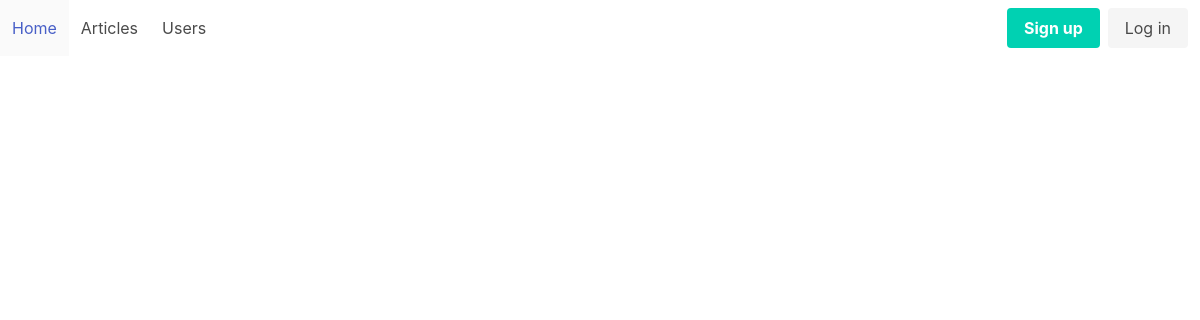
/, run on an earlier commit of the app's database.
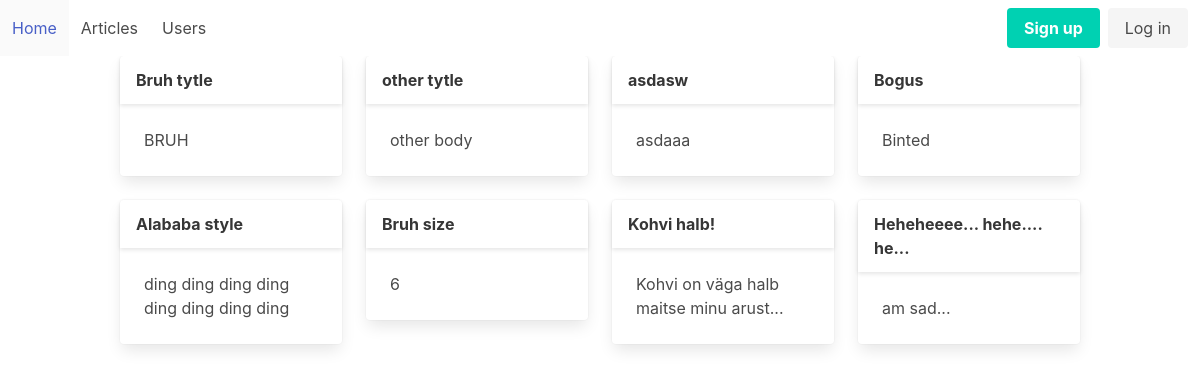
And on a later commit of the database.
### tables this page shows
CREATE TABLE "articles"
(
    id    integer
        primary key autoincrement,
    title text,
    body  text
);

### src/Router.php (called while the page is built, shortened)
<?php
class Router{
    public static $routes = [];
    public $path;
    public $method;
    public function __construct($path, $method){
        $this->path = parse_url($path, PHP_URL_PATH);
        $this->method = $method;
    }
    public function match () {
        foreach(self::$routes as $route){
            if(strtolower($route['path']) === strtolower($this->path) && $this->method === $route['method']){
                return $route;
            }
        }
        return false;
    }
    public static function addRoute($method, $path, $action){
        self::$routes[] = [
            'method' => $method,
            'path' => $path,
            'action' => $action
        ];
    }
}

### helpers.php (called while the page is built, shortened)
<?php
function view($viewName, $vars = []){
    extract($vars);
    include __DIR__ . "/views/$viewName.php";
}
function auth(){
    return User::auth();
}

### src/Controllers/PublicController.php (called while the page is built, shortened)
<?php
class PublicController {
    public function home() {
        $articles = Article::all();
        view('home', compact('articles'));
    }
}

### src/Models/User.php (called while the page is built, shortened)
<?php
class User extends Model{
    public static function auth(){
        return false;
    }
}

### src/DB.php (called while the page is built, shortened)
<?php
class DB {
    private $conn;
    public function __construct()
    {
        try {
            $this->conn = new PDO("sqlite:db.sqlite");
            $this->conn->setAttribute(PDO::ATTR_ERRMODE, PDO::ERRMODE_EXCEPTION);
        } catch(PDOException $e) {
            echo "Connection failed: " . $e->getMessage();
        }
    }
    public function all($table,$class){
        $stmt = $this->conn->prepare("SELECT * FROM  $table");
        $stmt->execute();
        $stmt->setFetchMode(PDO::FETCH_CLASS, $class);
        return $stmt->fetchAll();
    }
}

### src/Models/Model.php (called while the page is built, shortened)
<?php
class Model{
    public static $table;
    public static function all(){
        $db = new DB();
        return $db->all(static::$table, static::class);
    }
}

### views/home.php (the view)
<?php include __DIR__ . '/pars/header.php'; ?>
  <div class="container">
    <div class="columns is-multiline">
      <?php foreach($articles as $article): ?>
      <div class="column is-3">
        <div class="card">
          <header class="card-header">
            <p class="card-header-title">
              <?=$article->title?>
            </p>
          </header>
          <div class="card-content">
            <div class="content">
              <?=$article->body?>
            </div>
          </div>
        </div>
      </div>
      <?php endforeach; ?>
    </div>
  </div>
<?php include __DIR__ . '/pars/footer.php'; ?>

### public/index.php (shortened to what this page needs)
<?php
require __DIR__ . '/../helpers.php';
$router = new Router($_SERVER['REQUEST_URI'], $_SERVER['REQUEST_METHOD']);
$match = $router->match();
if($match){
    if(is_callable($match['action'])){
        call_user_func($match['action']);
    } else if(is_array($match['action'])){
        $controller = new $class();
        $method = $match['action'][1];
        $controller->$method();
    }
} else {
    echo '404';
}

### views/pars/header.php (shortened to what this page needs)
<!DOCTYPE html>
<html lang="en">
<head>
    <link rel="stylesheet" href="https://cdn.jsdelivr.net/npm/bulma@0.9.4/css/bulma.min.css">
</head>
<body>
<?php include __DIR__ . '/nav.php'; ?>

### views/pars/nav.php (shortened to what this page needs)
<nav class="navbar" role="navigation" aria-label="main navigation">
  <div id="navbarBasicExample" class="navbar-menu" >
    <div class="navbar-start">
      <a class="navbar-item" href="/">
        Home
      </a>
      <a class="navbar-item" href="/admin/articles">
        Articles
      </a>
      <a class="navbar-item" href="/admin/users">
        Users
      </a>
        </div>
      </div>
    <div class="navbar-end">
      <div class="navbar-item">
        <?php if(auth()): ?>
          <div class="navbar-item has-dropdown is-hoverable">
        <a class="navbar-link">
          <?=auth()->email?>
        </a>
        <div class="navbar-dropdown">
          <a class="navbar-item" href="/logout">
            Logout
          </a>
        </div>
      </div>
      <?php else: ?>
        <div class="buttons">
          <a class="button is-primary" href="/register">
            <strong>Sign up</strong>
          </a>
          <a class="button is-light" href="/login">
            Log in
          </a>
        </div>
      <?php endif;?>
      </div>
    </div>
</nav>

What changed in the data, as far as the page shows it:
added articles: title "Bruh tytle", body "BRUH"
added articles: title "other tytle", body "other body"
added articles: title "asdasw", body "asdaaa"
added articles: title "Bogus", body "Binted"
added articles: title "Alababa style", body "ding ding ding ding ding ding ding ding"
added articles: title "Bruh size", body "6"
added articles: title "Kohvi halb!", body "Kohvi on väga halb maitse minu arust..."
added articles: title "Heheheeee... hehe.... he...", body "am sad..."
